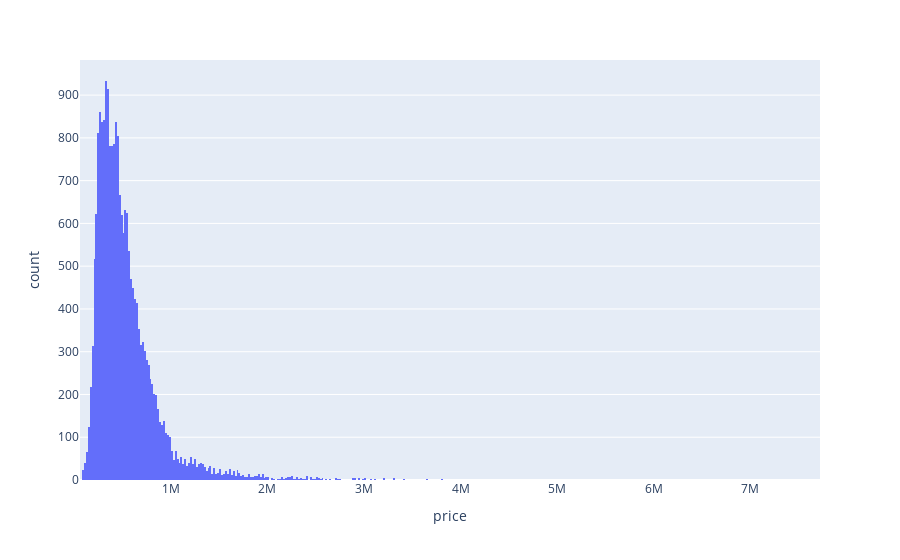

Notebook source saved alongside this figure:
### Markdown cell above
## Dependent Variables

### Code cell
EDA_target(df, target)

### Figure 1 — Plotly figure (JSON) as saved in the notebook; plotly's stock layout.template omitted (floating-point values rounded to 4 significant figures; data arrays with more than 128 entries replaced by an {"elided": "..."} marker saying what was removed)
{"data": [{"alignmentgroup": "True", "bingroup": "x", "hovertemplate": "price=%{x}<br>count=%{y}<extra></extra>", "legendgroup": "", "marker": {"color": "#636efa", "pattern": {"shape": ""}}, "name": "", "offsetgroup": "", "orientation": "v", "showlegend": false, "x": {"elided": "21597 int values"}, "xaxis": "x", "yaxis": "y", "type": "histogram"}], "layout": {"xaxis": {"anchor": "y", "domain": [0, 1], "title": {"text": "price"}}, "yaxis": {"anchor": "x", "domain": [0, 1], "title": {"text": "count"}}, "legend": {"tracegroupgap": 0}, "margin": {"t": 60}, "barmode": "relative"}}
